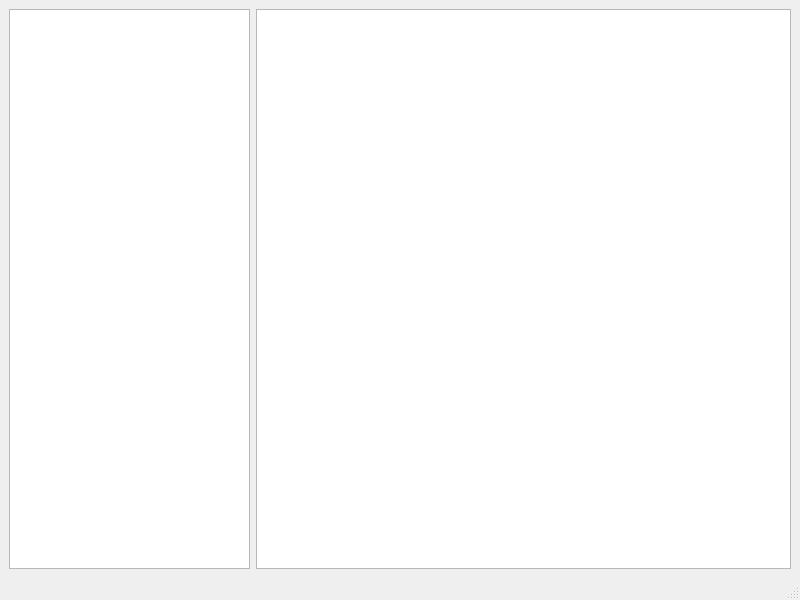
<?xml version="1.0" encoding="UTF-8"?>
<ui version="4.0">
 <class>gesturesWindow</class>
 <widget class="QMainWindow" name="gesturesWindow">
  <property name="geometry">
   <rect>
    <x>0</x>
    <y>0</y>
    <width>800</width>
    <height>600</height>
   </rect>
  </property>
  <property name="windowTitle">
   <string>MainWindow</string>
  </property>
  <widget class="QWidget" name="centralwidget">
   <layout class="QHBoxLayout" name="horizontalLayout">
    <item>
     <widget class="QListView" name="lvElements">
      <property name="maximumSize">
       <size>
        <width>241</width>
        <height>16777215</height>
       </size>
      </property>
     </widget>
    </item>
    <item>
     <widget class="QGraphicsView" name="gvGesture"/>
    </item>
   </layout>
  </widget>
  <widget class="QMenuBar" name="menubar">
   <property name="geometry">
    <rect>
     <x>0</x>
     <y>0</y>
     <width>800</width>
     <height>21</height>
    </rect>
   </property>
  </widget>
  <widget class="QStatusBar" name="statusbar"/>
 </widget>
 <resources/>
 <connections/>
</ui>
